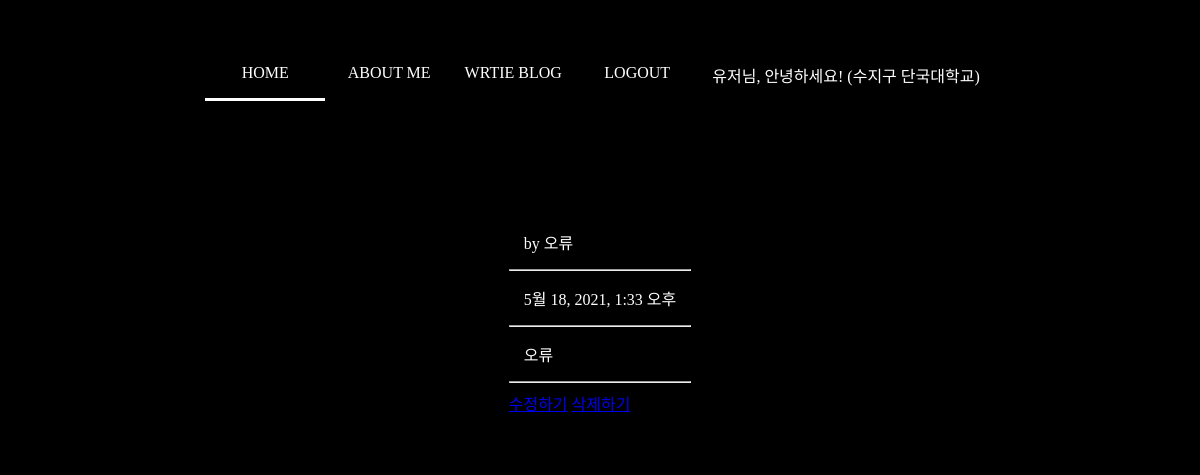
Page /home/home/18/ (signed in) on the earlier database version.
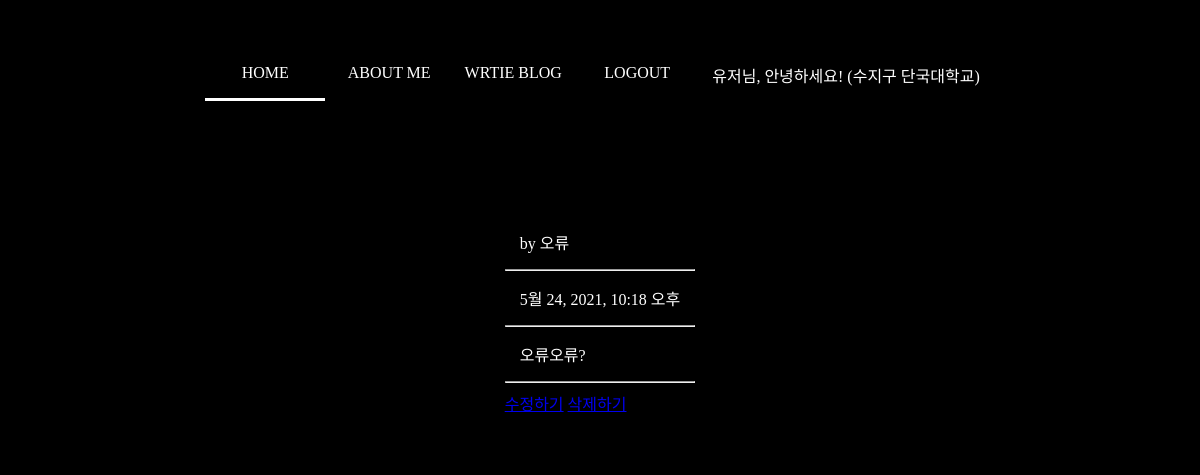
Same page on the later database version.
### blog/models.py (models this page shows, shortened)
class Blog(models.Model):
    title=models.CharField(max_length=200)
    writer=models.CharField(max_length=100)
    pub_date=models.DateTimeField()
    body=models.TextField()
    image=models.ImageField(upload_to="blog/", blank=True, null = True)

### blog/views.py (the view)
# urls.py: path('home/<int:blog_id>/', detail, name="detail"),
def detail(request, blog_id):
    details=get_object_or_404(Blog, pk=blog_id)
    return render(request, 'detail.html', {'details':details})

### blog/templates/detail.html (shortened to what this page needs)
{% extends 'base.html' %}
{% block content %}
<div class="container">
    <div class="row my-3">
        <div class="row">
            <div class="col-lg-8">
                <h3 class="mt-4">{{details.title}}</h3>
                <p class="lead">
                    by {{details.writer}}
                </p>
                <hr />
                <p>{{details.pub_date}}</p>
                <hr />
                <p>{{details.body}}</p>
                <hr />
                <a href="{% url 'edit' details.id %}">수정하기</a>
                <a href="{% url 'delete' details.id %}">삭제하기</a>
            </div>
        </div>
    </div>
</div>
{% endblock %}

Differences in the rows shown:
changed Blog "오류": pub_date "5월 18, 2021, 1:33 오후" → "5월 24, 2021, 10:18 오후"; body "오류" → "오류오류?"
